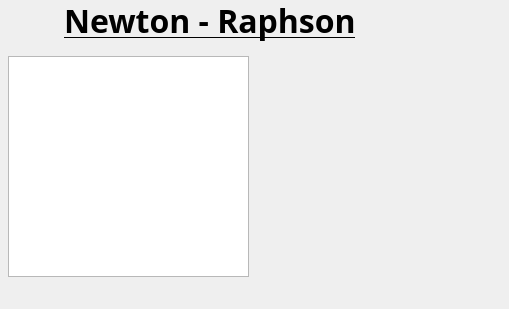
    <widget class="QWidget" name="page_3">
     <widget class="QLabel" name="label_3">
      <property name="geometry">
       <rect>
        <x>64</x>
        <y>0</y>
        <width>371</width>
        <height>41</height>
       </rect>
      </property>
      <property name="font">
       <font>
        <family>Cilica</family>
        <pointsize>24</pointsize>
        <weight>75</weight>
        <bold>true</bold>
        <underline>true</underline>
       </font>
      </property>
      <property name="styleSheet">
       <string notr="true"/>
      </property>
      <property name="text">
       <string>Newton - Raphson</string>
      </property>
     </widget>
     <widget class="QTextBrowser" name="textBrowser_2">
      <property name="geometry">
       <rect>
        <x>8</x>
        <y>56</y>
        <width>241</width>
        <height>221</height>
       </rect>
      </property>
      <property name="styleSheet">
       <string notr="true">background-image: url(:/MM/BKGDarkGrey.png);</string>
      </property>
      <property name="html">
       <string>&lt;!DOCTYPE HTML PUBLIC &quot;-//W3C//DTD HTML 4.0//EN&quot; &quot;http://www.w3.org/TR/REC-html40/strict.dtd&quot;&gt;
&lt;html&gt;&lt;head&gt;&lt;meta name=&quot;qrichtext&quot; content=&quot;1&quot; /&gt;&lt;style type=&quot;text/css&quot;&gt;
p, li { white-space: pre-wrap; }
&lt;/style&gt;&lt;/head&gt;&lt;body style=&quot; font-family:'MS Shell Dlg 2'; font-size:8.25pt; font-weight:400; font-style:normal;&quot;&gt;
&lt;p align=&quot;justify&quot; style=&quot; margin-top:0px; margin-bottom:0px; margin-left:0px; margin-right:0px; -qt-block-indent:0; text-indent:0px;&quot;&gt;&lt;span style=&quot; font-size:11pt; color:#ffffff;&quot;&gt;Este método, ofrece mayor eficiencia respecto al anterior, pues llega a una aproximación mejorada de la raíz en menor número de iteraciones. A partir de una primera aproximación y mediante una formula de recurrencia, la  nueva aproximación se localiza en la interseccíon de la tangente a la curva de la función en el punto y el eje de las abscisas.&lt;/span&gt;&lt;/p&gt;&lt;/body&gt;&lt;/html&gt;</string>
      </property>
     </widget>
     <widget class="QLabel" name="label_20">
      <property name="geometry">
       <rect>
        <x>249</x>
        <y>56</y>
        <width>242</width>
        <height>221</height>
       </rect>
      </property>
      <property name="styleSheet">
       <string notr="true">background-image: url(:/MM/BKGWhite.png);</string>
      </property>
      <property name="text">
       <string/>
      </property>
      <property name="pixmap">
       <pixmap resource="imagenes.qrc">:/MM/02 Newson.png</pixmap>
      </property>
      <property name="scaledContents">
       <bool>true</bool>
      </property>
     </widget>
     <widget class="QLabel" name="label_25">
      <property name="geometry">
       <rect>
        <x>0</x>
        <y>0</y>
        <width>500</width>
        <height>300</height>
       </rect>
      </property>
      <property name="text">
       <string/>
      </property>
      <property name="pixmap">
       <pixmap resource="imagenes.qrc">:/MM/00 Main BG2RB.png</pixmap>
      </property>
      <property name="scaledContents">
       <bool>true</bool>
      </property>
     </widget>
     <zorder>label_25</zorder>
     <zorder>label_3</zorder>
     <zorder>textBrowser_2</zorder>
     <zorder>label_20</zorder>
    </widget>
